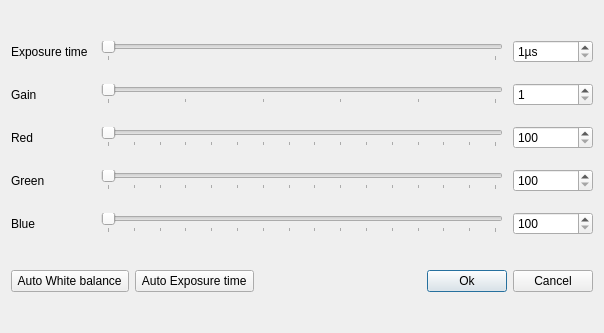
<?xml version="1.0" encoding="UTF-8"?>
<ui version="4.0">
 <class>Dialog</class>
 <widget class="QDialog" name="Dialog">
  <property name="geometry">
   <rect>
    <x>0</x>
    <y>0</y>
    <width>604</width>
    <height>333</height>
   </rect>
  </property>
  <property name="windowTitle">
   <string>ENIMAS: Camera settings</string>
  </property>
  <layout class="QVBoxLayout" name="verticalLayout_2" stretch="5,1">
   <item>
    <layout class="QGridLayout" name="gridLayout" columnstretch="1,5,1">
     <property name="leftMargin">
      <number>0</number>
     </property>
     <property name="horizontalSpacing">
      <number>10</number>
     </property>
     <property name="verticalSpacing">
      <number>20</number>
     </property>
     <item row="1" column="0">
      <widget class="QLabel" name="label_2">
       <property name="text">
        <string>Gain</string>
       </property>
      </widget>
     </item>
     <item row="2" column="0">
      <widget class="QLabel" name="label_3">
       <property name="text">
        <string>Red</string>
       </property>
      </widget>
     </item>
     <item row="2" column="1">
      <widget class="QSlider" name="horizontalSlider_3">
       <property name="focusPolicy">
        <enum>Qt::NoFocus</enum>
       </property>
       <property name="minimum">
        <number>100</number>
       </property>
       <property name="maximum">
        <number>1600</number>
       </property>
       <property name="singleStep">
        <number>1</number>
       </property>
       <property name="orientation">
        <enum>Qt::Horizontal</enum>
       </property>
       <property name="tickPosition">
        <enum>QSlider::TicksBelow</enum>
       </property>
       <property name="tickInterval">
        <number>100</number>
       </property>
      </widget>
     </item>
     <item row="1" column="1">
      <widget class="QSlider" name="horizontalSlider_2">
       <property name="focusPolicy">
        <enum>Qt::NoFocus</enum>
       </property>
       <property name="minimum">
        <number>1</number>
       </property>
       <property name="maximum">
        <number>26</number>
       </property>
       <property name="orientation">
        <enum>Qt::Horizontal</enum>
       </property>
       <property name="tickPosition">
        <enum>QSlider::TicksBelow</enum>
       </property>
       <property name="tickInterval">
        <number>5</number>
       </property>
      </widget>
     </item>
     <item row="0" column="0">
      <widget class="QLabel" name="label">
       <property name="text">
        <string>Exposure time</string>
       </property>
      </widget>
     </item>
     <item row="0" column="1">
      <widget class="QSlider" name="horizontalSlider">
       <property name="focusPolicy">
        <enum>Qt::NoFocus</enum>
       </property>
       <property name="minimum">
        <number>1</number>
       </property>
       <property name="maximum">
        <number>330000</number>
       </property>
       <property name="orientation">
        <enum>Qt::Horizontal</enum>
       </property>
       <property name="tickPosition">
        <enum>QSlider::TicksBelow</enum>
       </property>
       <property name="tickInterval">
        <number>100000</number>
       </property>
      </widget>
     </item>
     <item row="3" column="0">
      <widget class="QLabel" name="label_4">
       <property name="text">
        <string>Green</string>
       </property>
      </widget>
     </item>
     <item row="4" column="0">
      <widget class="QLabel" name="label_5">
       <property name="text">
        <string>Blue</string>
       </property>
      </widget>
     </item>
     <item row="3" column="1">
      <widget class="QSlider" name="horizontalSlider_4">
       <property name="focusPolicy">
        <enum>Qt::NoFocus</enum>
       </property>
       <property name="minimum">
        <number>100</number>
       </property>
       <property name="maximum">
        <number>1600</number>
       </property>
       <property name="singleStep">
        <number>1</number>
       </property>
       <property name="orientation">
        <enum>Qt::Horizontal</enum>
       </property>
       <property name="tickPosition">
        <enum>QSlider::TicksBelow</enum>
       </property>
       <property name="tickInterval">
        <number>100</number>
       </property>
      </widget>
     </item>
     <item row="4" column="1">
      <widget class="QSlider" name="horizontalSlider_5">
       <property name="focusPolicy">
        <enum>Qt::NoFocus</enum>
       </property>
       <property name="minimum">
        <number>100</number>
       </property>
       <property name="maximum">
        <number>1600</number>
       </property>
       <property name="singleStep">
        <number>1</number>
       </property>
       <property name="orientation">
        <enum>Qt::Horizontal</enum>
       </property>
       <property name="tickPosition">
        <enum>QSlider::TicksBelow</enum>
       </property>
       <property name="tickInterval">
        <number>100</number>
       </property>
      </widget>
     </item>
     <item row="0" column="2">
      <widget class="QSpinBox" name="spinBox">
       <property name="wrapping">
        <bool>false</bool>
       </property>
       <property name="accelerated">
        <bool>true</bool>
       </property>
       <property name="suffix">
        <string>µs</string>
       </property>
       <property name="minimum">
        <number>1</number>
       </property>
       <property name="maximum">
        <number>330000</number>
       </property>
       <property name="stepType">
        <enum>QAbstractSpinBox::DefaultStepType</enum>
       </property>
      </widget>
     </item>
     <item row="1" column="2">
      <widget class="QSpinBox" name="spinBox_2">
       <property name="accelerated">
        <bool>true</bool>
       </property>
       <property name="minimum">
        <number>1</number>
       </property>
       <property name="maximum">
        <number>26</number>
       </property>
      </widget>
     </item>
     <item row="2" column="2">
      <widget class="QSpinBox" name="spinBox_3">
       <property name="accelerated">
        <bool>true</bool>
       </property>
       <property name="minimum">
        <number>100</number>
       </property>
       <property name="maximum">
        <number>1600</number>
       </property>
      </widget>
     </item>
     <item row="3" column="2">
      <widget class="QSpinBox" name="spinBox_4">
       <property name="accelerated">
        <bool>true</bool>
       </property>
       <property name="minimum">
        <number>100</number>
       </property>
       <property name="maximum">
        <number>1600</number>
       </property>
      </widget>
     </item>
     <item row="4" column="2">
      <widget class="QSpinBox" name="spinBox_5">
       <property name="accelerated">
        <bool>true</bool>
       </property>
       <property name="minimum">
        <number>100</number>
       </property>
       <property name="maximum">
        <number>1600</number>
       </property>
      </widget>
     </item>
    </layout>
   </item>
   <item>
    <layout class="QHBoxLayout" name="horizontalLayout">
     <item>
      <widget class="QPushButton" name="auto_wb_bttn">
       <property name="text">
        <string> Auto White balance </string>
       </property>
      </widget>
     </item>
     <item>
      <widget class="QPushButton" name="auto_exp_bttn">
       <property name="text">
        <string> Auto Exposure time </string>
       </property>
      </widget>
     </item>
     <item>
      <spacer name="horizontalSpacer">
       <property name="orientation">
        <enum>Qt::Horizontal</enum>
       </property>
       <property name="sizeHint" stdset="0">
        <size>
         <width>40</width>
         <height>20</height>
        </size>
       </property>
      </spacer>
     </item>
     <item>
      <widget class="QPushButton" name="ok_bttn">
       <property name="text">
        <string>Ok</string>
       </property>
       <property name="iconSize">
        <size>
         <width>16</width>
         <height>16</height>
        </size>
       </property>
       <property name="default">
        <bool>true</bool>
       </property>
      </widget>
     </item>
     <item>
      <widget class="QPushButton" name="cancel_bttn">
       <property name="text">
        <string>Cancel</string>
       </property>
      </widget>
     </item>
    </layout>
   </item>
  </layout>
 </widget>
 <tabstops>
  <tabstop>spinBox</tabstop>
  <tabstop>spinBox_2</tabstop>
  <tabstop>spinBox_3</tabstop>
  <tabstop>spinBox_4</tabstop>
  <tabstop>spinBox_5</tabstop>
  <tabstop>ok_bttn</tabstop>
  <tabstop>cancel_bttn</tabstop>
  <tabstop>auto_wb_bttn</tabstop>
  <tabstop>auto_exp_bttn</tabstop>
 </tabstops>
 <resources/>
 <connections/>
</ui>
